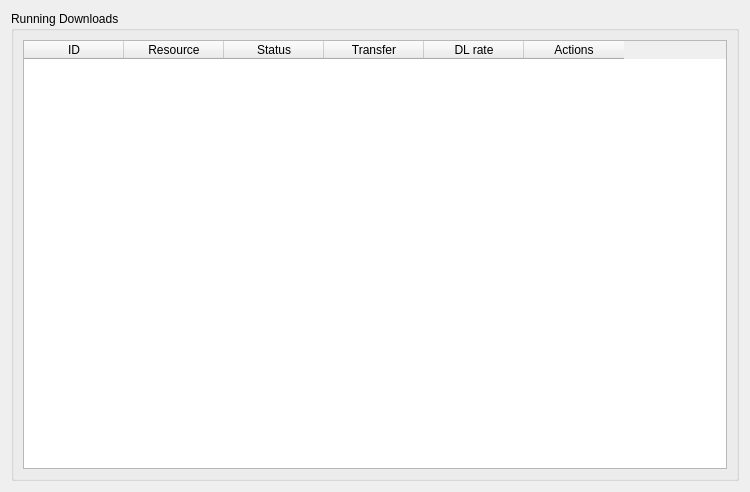
<?xml version="1.0" encoding="UTF-8"?>
<ui version="4.0">
 <class>Form</class>
 <widget class="QWidget" name="Form">
  <property name="geometry">
   <rect>
    <x>0</x>
    <y>0</y>
    <width>750</width>
    <height>492</height>
   </rect>
  </property>
  <property name="windowTitle">
   <string>Form</string>
  </property>
  <layout class="QVBoxLayout" name="verticalLayout">
   <item>
    <widget class="QGroupBox" name="groupBox">
     <property name="sizePolicy">
      <sizepolicy hsizetype="Preferred" vsizetype="Expanding">
       <horstretch>0</horstretch>
       <verstretch>0</verstretch>
      </sizepolicy>
     </property>
     <property name="title">
      <string>Running Downloads</string>
     </property>
     <layout class="QVBoxLayout" name="verticalLayout_7">
      <item>
       <widget class="DownloadTableWidget" name="widget_jobs">
        <column>
         <property name="text">
          <string>ID</string>
         </property>
        </column>
        <column>
         <property name="text">
          <string>Resource</string>
         </property>
        </column>
        <column>
         <property name="text">
          <string>Status</string>
         </property>
        </column>
        <column>
         <property name="text">
          <string>Transfer</string>
         </property>
        </column>
        <column>
         <property name="text">
          <string>DL rate</string>
         </property>
        </column>
        <column>
         <property name="text">
          <string>Actions</string>
         </property>
        </column>
       </widget>
      </item>
     </layout>
    </widget>
   </item>
  </layout>
 </widget>
 <customwidgets>
  <customwidget>
   <class>DownloadTableWidget</class>
   <extends>QTableWidget</extends>
   <header>dcoraid.gui.download.widget_download</header>
  </customwidget>
 </customwidgets>
 <resources/>
 <connections/>
</ui>
